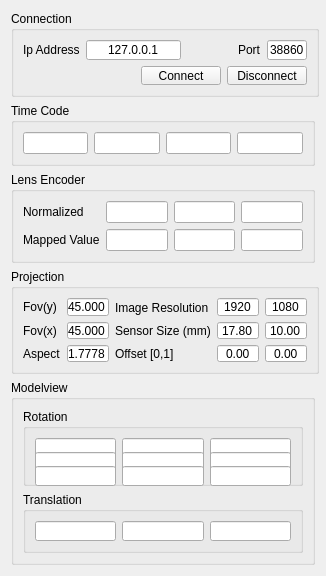
<?xml version="1.0" encoding="UTF-8"?>
<ui version="4.0">
 <class>NCamWidget</class>
 <widget class="QWidget" name="NCamWidget">
  <property name="geometry">
   <rect>
    <x>0</x>
    <y>0</y>
    <width>326</width>
    <height>576</height>
   </rect>
  </property>
  <property name="minimumSize">
   <size>
    <width>326</width>
    <height>576</height>
   </size>
  </property>
  <property name="windowTitle">
   <string>NCam Client</string>
  </property>
  <layout class="QVBoxLayout" name="verticalLayout_3">
   <item>
    <widget class="QGroupBox" name="connectionGroupBox">
     <property name="minimumSize">
      <size>
       <width>308</width>
       <height>86</height>
      </size>
     </property>
     <property name="title">
      <string>Connection</string>
     </property>
     <layout class="QVBoxLayout" name="verticalLayout_2">
      <item>
       <layout class="QHBoxLayout" name="ipHorizontalLayout">
        <item>
         <widget class="QLabel" name="ipLabel">
          <property name="text">
           <string>Ip Address</string>
          </property>
         </widget>
        </item>
        <item>
         <widget class="QLineEdit" name="ipLineEdit">
          <property name="sizePolicy">
           <sizepolicy hsizetype="Fixed" vsizetype="Fixed">
            <horstretch>0</horstretch>
            <verstretch>0</verstretch>
           </sizepolicy>
          </property>
          <property name="minimumSize">
           <size>
            <width>95</width>
            <height>0</height>
           </size>
          </property>
          <property name="maximumSize">
           <size>
            <width>95</width>
            <height>16777215</height>
           </size>
          </property>
          <property name="baseSize">
           <size>
            <width>95</width>
            <height>0</height>
           </size>
          </property>
          <property name="inputMask">
           <string/>
          </property>
          <property name="text">
           <string>127.0.0.1</string>
          </property>
          <property name="alignment">
           <set>Qt::AlignCenter</set>
          </property>
         </widget>
        </item>
        <item>
         <spacer name="ipHorizontalSpacer">
          <property name="orientation">
           <enum>Qt::Horizontal</enum>
          </property>
          <property name="sizeHint" stdset="0">
           <size>
            <width>40</width>
            <height>20</height>
           </size>
          </property>
         </spacer>
        </item>
        <item>
         <widget class="QLabel" name="portLabel">
          <property name="text">
           <string>Port</string>
          </property>
         </widget>
        </item>
        <item>
         <widget class="QLineEdit" name="portLineEdit">
          <property name="minimumSize">
           <size>
            <width>40</width>
            <height>0</height>
           </size>
          </property>
          <property name="maximumSize">
           <size>
            <width>40</width>
            <height>16777215</height>
           </size>
          </property>
          <property name="baseSize">
           <size>
            <width>40</width>
            <height>0</height>
           </size>
          </property>
          <property name="inputMask">
           <string/>
          </property>
          <property name="text">
           <string>38860</string>
          </property>
         </widget>
        </item>
       </layout>
      </item>
      <item>
       <layout class="QHBoxLayout" name="connectHorizontalLayout">
        <item>
         <spacer name="horizontalSpacer">
          <property name="orientation">
           <enum>Qt::Horizontal</enum>
          </property>
          <property name="sizeHint" stdset="0">
           <size>
            <width>88</width>
            <height>20</height>
           </size>
          </property>
         </spacer>
        </item>
        <item>
         <widget class="QPushButton" name="connectButton">
          <property name="text">
           <string>Connect</string>
          </property>
         </widget>
        </item>
        <item>
         <widget class="QPushButton" name="disconnectButton">
          <property name="text">
           <string>Disconnect</string>
          </property>
         </widget>
        </item>
       </layout>
      </item>
     </layout>
    </widget>
   </item>
   <item>
    <widget class="QGroupBox" name="timeCodeGroupBox">
     <property name="title">
      <string>Time Code</string>
     </property>
     <layout class="QHBoxLayout" name="horizontalLayout">
      <item>
       <widget class="QLineEdit" name="timeCodeHourLineEdit"/>
      </item>
      <item>
       <widget class="QLineEdit" name="timeCodeMinLineEdit"/>
      </item>
      <item>
       <widget class="QLineEdit" name="timeCodeSecLineEdit"/>
      </item>
      <item>
       <widget class="QLineEdit" name="timeCodeFrameLineEdit"/>
      </item>
     </layout>
    </widget>
   </item>
   <item>
    <widget class="QGroupBox" name="lensEncoderGroupBox">
     <property name="title">
      <string>Lens Encoder</string>
     </property>
     <layout class="QGridLayout" name="gridLayout_2">
      <item row="0" column="0">
       <widget class="QLabel" name="lensEncoderNormalizedLabel">
        <property name="frameShape">
         <enum>QFrame::NoFrame</enum>
        </property>
        <property name="frameShadow">
         <enum>QFrame::Plain</enum>
        </property>
        <property name="text">
         <string>Normalized</string>
        </property>
       </widget>
      </item>
      <item row="0" column="1">
       <layout class="QHBoxLayout" name="lensEncoderHorizontalLayout">
        <item>
         <widget class="QLineEdit" name="zoomNormalizedLineEdit"/>
        </item>
        <item>
         <widget class="QLineEdit" name="focusNormalizedLineEdit"/>
        </item>
        <item>
         <widget class="QLineEdit" name="irisNormalizedLineEdit"/>
        </item>
       </layout>
      </item>
      <item row="1" column="0">
       <widget class="QLabel" name="lensEncoderMappedLabel">
        <property name="text">
         <string>Mapped Value</string>
        </property>
       </widget>
      </item>
      <item row="1" column="1">
       <layout class="QHBoxLayout" name="lensEncoderMappedHorizontalLayout">
        <item>
         <widget class="QLineEdit" name="zoomMappedLineEdit"/>
        </item>
        <item>
         <widget class="QLineEdit" name="focusMappedLineEdit"/>
        </item>
        <item>
         <widget class="QLineEdit" name="irisMappedLineEdit"/>
        </item>
       </layout>
      </item>
     </layout>
    </widget>
   </item>
   <item>
    <widget class="QGroupBox" name="projectionGroupBox">
     <property name="minimumSize">
      <size>
       <width>308</width>
       <height>105</height>
      </size>
     </property>
     <property name="title">
      <string>Projection</string>
     </property>
     <layout class="QGridLayout" name="gridLayout_3">
      <item row="0" column="0">
       <widget class="QLabel" name="fovYLabel">
        <property name="text">
         <string>Fov(y)</string>
        </property>
       </widget>
      </item>
      <item row="0" column="1">
       <widget class="QLineEdit" name="fovYLineEdit">
        <property name="enabled">
         <bool>true</bool>
        </property>
        <property name="text">
         <string>45.000</string>
        </property>
        <property name="alignment">
         <set>Qt::AlignCenter</set>
        </property>
        <property name="readOnly">
         <bool>true</bool>
        </property>
       </widget>
      </item>
      <item row="0" column="2">
       <widget class="QLabel" name="imageSizeLabel">
        <property name="minimumSize">
         <size>
          <width>83</width>
          <height>20</height>
         </size>
        </property>
        <property name="text">
         <string>Image Resolution</string>
        </property>
       </widget>
      </item>
      <item row="0" column="3">
       <widget class="QLineEdit" name="imageWidthLineEdit">
        <property name="enabled">
         <bool>true</bool>
        </property>
        <property name="text">
         <string>1920</string>
        </property>
        <property name="alignment">
         <set>Qt::AlignCenter</set>
        </property>
        <property name="readOnly">
         <bool>true</bool>
        </property>
       </widget>
      </item>
      <item row="0" column="4">
       <widget class="QLineEdit" name="imageHeightLineEdit">
        <property name="enabled">
         <bool>true</bool>
        </property>
        <property name="text">
         <string>1080</string>
        </property>
        <property name="alignment">
         <set>Qt::AlignCenter</set>
        </property>
        <property name="readOnly">
         <bool>true</bool>
        </property>
       </widget>
      </item>
      <item row="1" column="0">
       <widget class="QLabel" name="fovXLabel">
        <property name="text">
         <string>Fov(x)</string>
        </property>
       </widget>
      </item>
      <item row="1" column="1">
       <widget class="QLineEdit" name="fovXLineEdit">
        <property name="enabled">
         <bool>true</bool>
        </property>
        <property name="text">
         <string>45.000</string>
        </property>
        <property name="alignment">
         <set>Qt::AlignCenter</set>
        </property>
        <property name="readOnly">
         <bool>true</bool>
        </property>
       </widget>
      </item>
      <item row="1" column="2">
       <widget class="QLabel" name="sensorSizerLabel">
        <property name="text">
         <string>Sensor Size (mm)</string>
        </property>
       </widget>
      </item>
      <item row="1" column="3">
       <widget class="QLineEdit" name="sensorWidthLineEdit">
        <property name="enabled">
         <bool>true</bool>
        </property>
        <property name="sizePolicy">
         <sizepolicy hsizetype="Expanding" vsizetype="Fixed">
          <horstretch>0</horstretch>
          <verstretch>0</verstretch>
         </sizepolicy>
        </property>
        <property name="text">
         <string>17.80</string>
        </property>
        <property name="alignment">
         <set>Qt::AlignCenter</set>
        </property>
        <property name="readOnly">
         <bool>true</bool>
        </property>
       </widget>
      </item>
      <item row="1" column="4">
       <widget class="QLineEdit" name="sensorHeightLineEdit">
        <property name="enabled">
         <bool>true</bool>
        </property>
        <property name="text">
         <string>10.00</string>
        </property>
        <property name="alignment">
         <set>Qt::AlignCenter</set>
        </property>
        <property name="readOnly">
         <bool>true</bool>
        </property>
       </widget>
      </item>
      <item row="2" column="0">
       <widget class="QLabel" name="aspectLabel">
        <property name="text">
         <string>Aspect</string>
        </property>
       </widget>
      </item>
      <item row="2" column="1">
       <widget class="QLineEdit" name="aspectLineEdit">
        <property name="enabled">
         <bool>true</bool>
        </property>
        <property name="text">
         <string>1.7778</string>
        </property>
        <property name="alignment">
         <set>Qt::AlignCenter</set>
        </property>
        <property name="readOnly">
         <bool>true</bool>
        </property>
       </widget>
      </item>
      <item row="2" column="2">
       <widget class="QLabel" name="offsetLabel">
        <property name="text">
         <string>Offset [0,1]</string>
        </property>
       </widget>
      </item>
      <item row="2" column="3">
       <widget class="QLineEdit" name="offsetXLineEdit">
        <property name="enabled">
         <bool>true</bool>
        </property>
        <property name="text">
         <string>0.00</string>
        </property>
        <property name="alignment">
         <set>Qt::AlignCenter</set>
        </property>
        <property name="readOnly">
         <bool>true</bool>
        </property>
       </widget>
      </item>
      <item row="2" column="4">
       <widget class="QLineEdit" name="offsetYLineEdit">
        <property name="enabled">
         <bool>true</bool>
        </property>
        <property name="text">
         <string>0.00</string>
        </property>
        <property name="alignment">
         <set>Qt::AlignCenter</set>
        </property>
        <property name="readOnly">
         <bool>true</bool>
        </property>
       </widget>
      </item>
     </layout>
    </widget>
   </item>
   <item>
    <widget class="QGroupBox" name="modelViewGroupBox">
     <property name="title">
      <string>Modelview</string>
     </property>
     <layout class="QVBoxLayout" name="verticalLayout">
      <item>
       <widget class="QGroupBox" name="rotationGroupBox">
        <property name="title">
         <string>Rotation</string>
        </property>
        <layout class="QGridLayout" name="gridLayout_4">
         <item row="0" column="0">
          <widget class="QLineEdit" name="rot0LineEdit">
           <property name="minimumSize">
            <size>
             <width>0</width>
             <height>20</height>
            </size>
           </property>
           <property name="maximumSize">
            <size>
             <width>16777215</width>
             <height>20</height>
            </size>
           </property>
           <property name="readOnly">
            <bool>true</bool>
           </property>
          </widget>
         </item>
         <item row="0" column="1">
          <widget class="QLineEdit" name="rot1LineEdit">
           <property name="minimumSize">
            <size>
             <width>0</width>
             <height>20</height>
            </size>
           </property>
           <property name="maximumSize">
            <size>
             <width>16777215</width>
             <height>20</height>
            </size>
           </property>
           <property name="readOnly">
            <bool>true</bool>
           </property>
          </widget>
         </item>
         <item row="0" column="2">
          <widget class="QLineEdit" name="rot2LineEdit">
           <property name="minimumSize">
            <size>
             <width>0</width>
             <height>20</height>
            </size>
           </property>
           <property name="maximumSize">
            <size>
             <width>16777215</width>
             <height>20</height>
            </size>
           </property>
           <property name="readOnly">
            <bool>true</bool>
           </property>
          </widget>
         </item>
         <item row="1" column="0">
          <widget class="QLineEdit" name="rot3LineEdit">
           <property name="minimumSize">
            <size>
             <width>0</width>
             <height>20</height>
            </size>
           </property>
           <property name="maximumSize">
            <size>
             <width>16777215</width>
             <height>20</height>
            </size>
           </property>
           <property name="readOnly">
            <bool>true</bool>
           </property>
          </widget>
         </item>
         <item row="1" column="1">
          <widget class="QLineEdit" name="rot4LineEdit">
           <property name="minimumSize">
            <size>
             <width>0</width>
             <height>20</height>
            </size>
           </property>
           <property name="maximumSize">
            <size>
             <width>16777215</width>
             <height>20</height>
            </size>
           </property>
           <property name="readOnly">
            <bool>true</bool>
           </property>
          </widget>
         </item>
         <item row="1" column="2">
          <widget class="QLineEdit" name="rot5LineEdit">
           <property name="minimumSize">
            <size>
             <width>0</width>
             <height>20</height>
            </size>
           </property>
           <property name="maximumSize">
            <size>
             <width>16777215</width>
             <height>20</height>
            </size>
           </property>
           <property name="readOnly">
            <bool>true</bool>
           </property>
          </widget>
         </item>
         <item row="2" column="0">
          <widget class="QLineEdit" name="rot6LineEdit">
           <property name="minimumSize">
            <size>
             <width>0</width>
             <height>20</height>
            </size>
           </property>
           <property name="maximumSize">
            <size>
             <width>16777215</width>
             <height>20</height>
            </size>
           </property>
           <property name="readOnly">
            <bool>true</bool>
           </property>
          </widget>
         </item>
         <item row="2" column="1">
          <widget class="QLineEdit" name="rot7LineEdit">
           <property name="minimumSize">
            <size>
             <width>0</width>
             <height>20</height>
            </size>
           </property>
           <property name="maximumSize">
            <size>
             <width>16777215</width>
             <height>20</height>
            </size>
           </property>
           <property name="readOnly">
            <bool>true</bool>
           </property>
          </widget>
         </item>
         <item row="2" column="2">
          <widget class="QLineEdit" name="rot8LineEdit">
           <property name="minimumSize">
            <size>
             <width>0</width>
             <height>20</height>
            </size>
           </property>
           <property name="maximumSize">
            <size>
             <width>16777215</width>
             <height>20</height>
            </size>
           </property>
           <property name="readOnly">
            <bool>true</bool>
           </property>
          </widget>
         </item>
        </layout>
       </widget>
      </item>
      <item>
       <widget class="QGroupBox" name="translationGroupBox">
        <property name="title">
         <string>Translation</string>
        </property>
        <layout class="QGridLayout" name="gridLayout_5">
         <item row="0" column="0">
          <widget class="QLineEdit" name="trans0LineEdit">
           <property name="minimumSize">
            <size>
             <width>0</width>
             <height>20</height>
            </size>
           </property>
           <property name="maximumSize">
            <size>
             <width>16777215</width>
             <height>20</height>
            </size>
           </property>
           <property name="readOnly">
            <bool>true</bool>
           </property>
          </widget>
         </item>
         <item row="0" column="1">
          <widget class="QLineEdit" name="trans1LineEdit">
           <property name="minimumSize">
            <size>
             <width>0</width>
             <height>20</height>
            </size>
           </property>
           <property name="maximumSize">
            <size>
             <width>16777215</width>
             <height>20</height>
            </size>
           </property>
           <property name="readOnly">
            <bool>true</bool>
           </property>
          </widget>
         </item>
         <item row="0" column="2">
          <widget class="QLineEdit" name="trans2LineEdit">
           <property name="minimumSize">
            <size>
             <width>0</width>
             <height>20</height>
            </size>
           </property>
           <property name="maximumSize">
            <size>
             <width>16777215</width>
             <height>20</height>
            </size>
           </property>
           <property name="readOnly">
            <bool>true</bool>
           </property>
          </widget>
         </item>
        </layout>
       </widget>
      </item>
     </layout>
    </widget>
   </item>
  </layout>
  <zorder>timeCodeGroupBox</zorder>
  <zorder>lensEncoderGroupBox</zorder>
  <zorder>connectionGroupBox</zorder>
  <zorder>projectionGroupBox</zorder>
  <zorder>modelViewGroupBox</zorder>
 </widget>
 <resources/>
 <connections>
  <connection>
   <sender>connectButton</sender>
   <signal>pressed()</signal>
   <receiver>NCamWidget</receiver>
   <slot>onConnect()</slot>
   <hints>
    <hint type="sourcelabel">
     <x>172</x>
     <y>72</y>
    </hint>
    <hint type="destinationlabel">
     <x>155</x>
     <y>144</y>
    </hint>
   </hints>
  </connection>
  <connection>
   <sender>disconnectButton</sender>
   <signal>pressed()</signal>
   <receiver>NCamWidget</receiver>
   <slot>onDisconnect()</slot>
   <hints>
    <hint type="sourcelabel">
     <x>253</x>
     <y>72</y>
    </hint>
    <hint type="destinationlabel">
     <x>155</x>
     <y>144</y>
    </hint>
   </hints>
  </connection>
 </connections>
 <slots>
  <signal>lensDataUpdated(double,double,double,double)</signal>
  <slot>onConnect()</slot>
  <slot>onDisconnect()</slot>
 </slots>
</ui>
